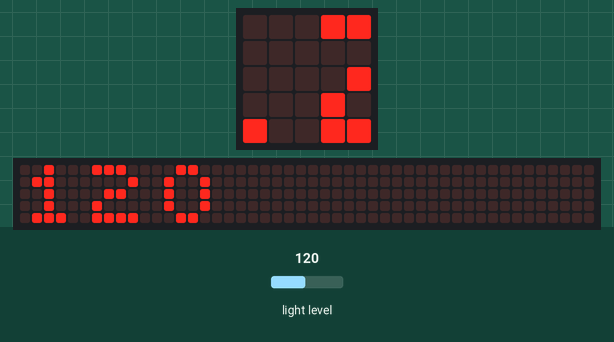
Simulated run of this program. Board: BBC micro:bit (MakeCode). Shown: the board's 5×5 LED display, a strip that is not on the board, showing the scrolling text unrolled. The inputs (shaded band) are chosen by the test bench; at power-on: light level 120. The 48×5 strip is a reading aid, not a part: it shows the text the display is scrolling, unrolled, one strip-width of it at a time.

Above: at 4.07 s.
4.1 s: light level set to 5
At 8.9 s:
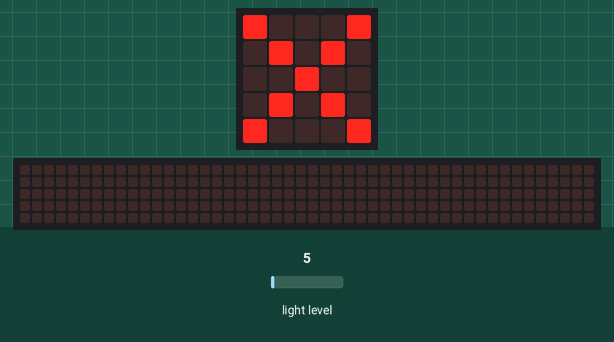
12.5 s: light level set to 128
At 14.4 s:
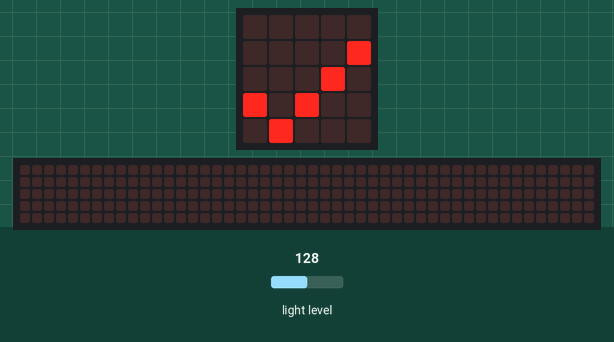
17.8 s: light level set to 64
At 24.68 s:
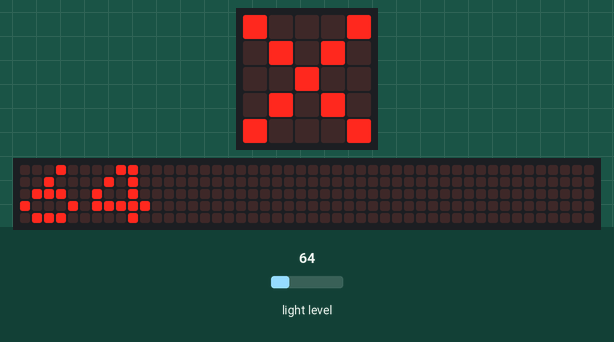

Measured:
- after the input at 4.1 s, the display: first differs from a run without the input after 4.3 s (image 1)
- after the input at 12.5 s, the display: changes after 1.3 s (image 2)
- after the input at 17.8 s, the display: first differs from a run without the input after 4.2 s (image 3 shows a later state)
- what the display in image 1 shows lasts 2.6 s, from 8.4 s to 11.0 s

The program:

main.ts
```typescript
basic.showIcon(IconNames.Heart)
basic.pause(2000)
basic.clearScreen()
basic.pause(200)
basic.forever(function () {
    basic.showNumber(input.lightLevel())
    basic.pause(2000)
    if (input.lightLevel() < 100) {
        basic.showIcon(IconNames.No)
        basic.pause(2000)
    } else {
        basic.showIcon(IconNames.Yes)
        basic.pause(2000)
    }
})
```

test.ts
```typescript
// testes vão aqui; isto não será compilado quando este pacote for usado como uma extensão.
```
